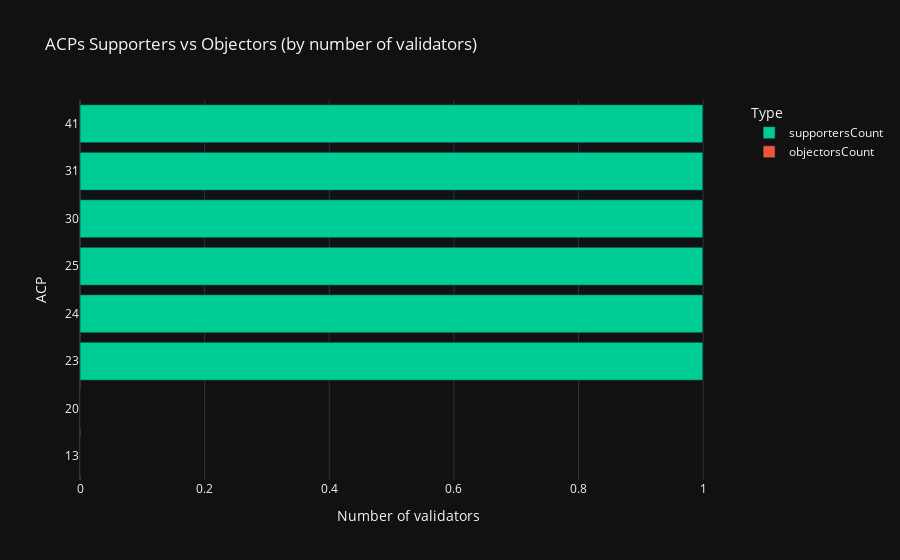

The notebook cell this image was saved under:
### Code cell
# ACPS supporters vs objectors bar chart (by number of validators)
acps_supporters_vs_objectors_number = px.bar(
	acps_support_df,
	x=["supportersCount", "objectorsCount"],
	y="acp",
	title="ACPs Supporters vs Objectors (by number of validators)",
	labels={"value": "Number of validators", "variable": "Type", "acp": "ACP"},
	color_discrete_sequence=["#00cc96", "#ef553b"],
	orientation="h",
	template="plotly_dark",
)

acps_supporters_vs_objectors_number.show()

### Figure 1 — Plotly figure (JSON) as saved in the notebook; plotly's stock layout.template omitted (floating-point values rounded to 4 significant figures)
{"data": [{"alignmentgroup": "True", "hovertemplate": "Type=supportersCount<br>Number of validators=%{x}<br>ACP=%{y}<extra></extra>", "legendgroup": "supportersCount", "marker": {"color": "#00cc96", "pattern": {"shape": ""}}, "name": "supportersCount", "offsetgroup": "supportersCount", "orientation": "h", "showlegend": true, "textposition": "auto", "type": "bar", "x": [0, 0, 1, 1, 1, 1, 1, 1], "xaxis": "x", "y": ["13", "20", "23", "24", "25", "30", "31", "41"], "yaxis": "y"}, {"alignmentgroup": "True", "hovertemplate": "Type=objectorsCount<br>Number of validators=%{x}<br>ACP=%{y}<extra></extra>", "legendgroup": "objectorsCount", "marker": {"color": "#ef553b", "pattern": {"shape": ""}}, "name": "objectorsCount", "offsetgroup": "objectorsCount", "orientation": "h", "showlegend": true, "textposition": "auto", "type": "bar", "x": [0, 0, 0, 0, 0, 0, 0, 0], "xaxis": "x", "y": ["13", "20", "23", "24", "25", "30", "31", "41"], "yaxis": "y"}], "layout": {"barmode": "relative", "legend": {"title": {"text": "Type"}, "tracegroupgap": 0}, "title": {"text": "ACPs Supporters vs Objectors (by number of validators)"}, "xaxis": {"anchor": "y", "domain": [0, 1], "title": {"text": "Number of validators"}}, "yaxis": {"anchor": "x", "domain": [0, 1], "title": {"text": "ACP"}}}}
